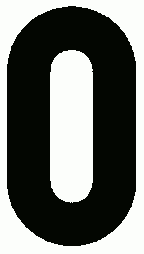
#> input picture .work/manually-cleaned-chars/raw_D_0_xref258.png, 144 x 254 px; its folder holds only this picture in this run
$ python normalize.py
#> lines starting #> are read from the running program, lines starting #| are printed output that depends on the picture; after the words box and inside, x2 and y2 are one past the last pixel; in counts of white or black regions, pixels touching at a corner belong together
#> in process_image, im is the input picture: PIL image 144x254 P; mean R, G, B 107.6, 110.2, 106
#> in process_image, `arr = np.array(im)`: arr: shape (254, 144); values 0 (black) and 1 (white), 42% white; 2 white regions, box (x1, y1, x2, y2) and area: (0, 0, 144, 254) 9219, (50, 50, 93, 203) 6143
#!/usr/bin/env python3
"""Normalize manually-cleaned character images to uniform height, padding, and stroke width."""

import os
import numpy as np
from PIL import Image, ImageFilter
from collections import deque

SRC_DIR = "manually-cleaned-chars"
DST_DIR = "normalized-chars"
TARGET_HEIGHT = 240   # pixels for the character body
PADDING = 10          # uniform padding in pixels on all sides
MIN_COMPONENT_PIXELS = 20

# Characters from page 59 (higher resolution, correct stroke width) - no erosion needed
GOOD_CHARS = {'D_3', 'D_5', 'D_8'}

# Fixed erosion for all other characters (from pages 57-58, lower resolution)
# Stroke is ~43px at ~240px body height (ratio 0.179).
# Target ~32px (ratio 0.133, matching the good chars).
# Erosion = (43-32)/2 ≈ 6px per side.
ERODE_PX = 6


def remove_stray_pixels(arr):
    """Remove small connected components from binary image (0=char, 1=bg)."""
    char_mask = (arr == 0)
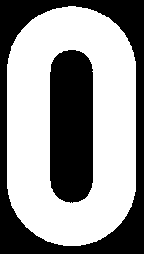
#> char_mask: shape (254, 144) bool; 58% white; 2 black regions, box (x1, y1, x2, y2) and area: (0, 0, 144, 254) 9219, (50, 50, 93, 203) 6143
    h, w = arr.shape
#> h = 254; w = 144
    labeled = np.zeros((h, w), dtype=np.int32)
    component_id = 0
    components = {}

    for y in range(h):
        for x in range(w):
            if char_mask[y, x] and labeled[y, x] == 0:
                component_id += 1
                queue = deque([(y, x)])
                pixels = []
                labeled[y, x] = component_id
                while queue:
                    cy, cx = queue.popleft()
                    pixels.append((cy, cx))
                    for dy, dx in [(-1, 0), (1, 0), (0, -1), (0, 1)]:
                        ny, nx = cy + dy, cx + dx
                        if 0 <= ny < h and 0 <= nx < w and char_mask[ny, nx] and labeled[ny, nx] == 0:
                            labeled[ny, nx] = component_id
                            queue.append((ny, nx))
                components[component_id] = pixels
#> after the loop, component_id = 1

    if not components:
        return arr

    largest_id = max(components, key=lambda k: len(components[k]))
#> largest_id = 1
    largest_size = len(components[largest_id])
#> largest_size = 21214

    result = np.ones_like(arr)
    for cid, pixels in components.items():
        if len(pixels) >= MIN_COMPONENT_PIXELS or len(pixels) >= largest_size * 0.01:
            for y, x in pixels:
                result[y, x] = 0
    return result


def erode_char(arr, px):
    """Erode the character by px pixels. arr: 0=char, 1=bg."""
#> called with px = 6
    # Convert to char=255, bg=0 for PIL MinFilter (erodes white)
    char_img = Image.fromarray(((arr == 0) * 255).astype(np.uint8), mode='L')
    for _ in range(px):
        char_img = char_img.filter(ImageFilter.MinFilter(3))
#> this loop made 6 passes
#> pass 1, in erode_char, `char_img = char_img.filter(ImageFilter.MinFilter(3))`:
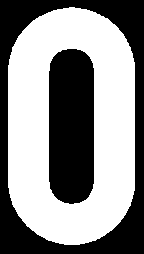
#> char_img: PIL image 144x254 L; 54.9% white; 2 black regions, box (x1, y1, x2, y2) and area: (0, 0, 144, 254) 9953, (49, 49, 94, 204) 6541
#> after the loop:
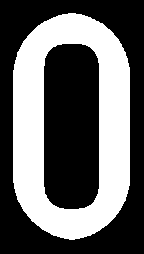
#> char_img: PIL image 144x254 L; 39.5% white; 1 white region, box (x1, y1, x2, y2) and area: (13, 13, 130, 240) 14436
    eroded = np.array(char_img)
    # Convert back: 0=char, 1=bg
    return np.where(eroded >= 128, 0, 1).astype(np.uint8)


def process_image(src_path, dst_path, char_key):
    """Load, clean, optionally erode, crop, scale, pad, save as RGBA."""
    im = Image.open(src_path)
    arr = np.array(im)

    # Remove stray pixels
    arr = remove_stray_pixels(arr)

    # Erode if not a "good" character
    erode_applied = 0
    if char_key not in GOOD_CHARS:
        arr = erode_char(arr, ERODE_PX)
        erode_applied = ERODE_PX

    # Find bounding box
    ys, xs = np.where(arr == 0)
#> ys = 14436 values from 13 to 239; xs = 14436 values, max 129 at index 3607, min 13 at index 3730, mean 71.13
    if len(ys) == 0:
        print(f"  WARNING: {os.path.basename(src_path)} empty after processing!")
        return None

    y_min, y_max = ys.min(), ys.max()
#> y_min = 13; y_max = 239
    x_min, x_max = xs.min(), xs.max()
#> x_min = 13; x_max = 129
    char_h = y_max - y_min + 1
#> char_h = 227
    char_w = x_max - x_min + 1
#> char_w = 117

    # Crop to bounding box
    cropped = arr[y_min:y_max + 1, x_min:x_max + 1]
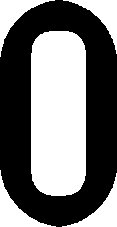
#> cropped: shape (227, 117); values 0 (black) and 1 (white), 45.6% white; 5 white regions, box (x1, y1, x2, y2) and area: (31, 31, 86, 196) 8641, (0, 170, 56, 227) 902, (0, 0, 55, 57) 868, (62, 173, 117, 227) 868, (63, 0, 117, 54) 844

    # Scale to target height
    scale = TARGET_HEIGHT / char_h
#> scale = 1.06
    new_w = max(1, round(char_w * scale))
#> new_w = 124
    new_h = TARGET_HEIGHT

    crop_img = Image.fromarray((cropped * 255).astype(np.uint8), mode='L')
    resized = crop_img.resize((new_w, new_h), Image.LANCZOS)
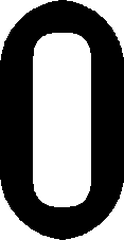
#> resized: PIL image 124x240 L; min 0, max 255, mean 116.3
    resized_arr = np.array(resized)

    # Add padding
    padded_h = new_h + 2 * PADDING
    padded_w = new_w + 2 * PADDING
#> padded_w = 144
    result = np.ones((padded_h, padded_w), dtype=np.uint8) * 255
    result[PADDING:PADDING + new_h, PADDING:PADDING + new_w] = resized_arr
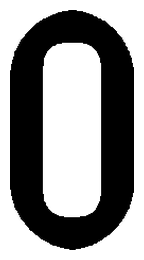
#> result: shape (260, 144); min 0, max 255, mean 144.8

    # Save as RGBA with transparent background
    alpha = 255 - result
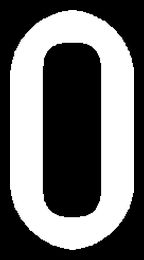
#> alpha: shape (260, 144); min 0, max 255, mean 110.2
    rgba = np.zeros((*result.shape, 4), dtype=np.uint8)
    rgba[:, :, 3] = alpha
    Image.fromarray(rgba, 'RGBA').save(dst_path)

    return (new_w, new_h, padded_w, padded_h, erode_applied)


def main():
    os.makedirs(DST_DIR, exist_ok=True)

    files = sorted([f for f in os.listdir(SRC_DIR) if f.endswith('.png')])
    print(f"Processing {len(files)} images -> {DST_DIR}/")
    print(f"Target height: {TARGET_HEIGHT}px, padding: {PADDING}px, erosion: {ERODE_PX}px (except {GOOD_CHARS})")
    print()

    for f in files:
        src = os.path.join(SRC_DIR, f)
        parts = f.replace('.png', '').split('_')
        char_key = f"{parts[1]}_{parts[2]}"
        out_name = f"{char_key}.png"
        dst = os.path.join(DST_DIR, out_name)

        result = process_image(src, dst, char_key)
#> result = (124, 240, 144, 260, 6)
        if result:
            cw, ch, pw, ph, erode = result
#> cw = 124; ch = 240; pw = 144; ph = 260; erode = 6
            tag = "" if erode == 0 else f" (eroded {erode}px)"
#> tag = ' (eroded 6px)'
            print(f"  {out_name}: char={cw}x{ch} output={pw}x{ph}{tag}")
#|   D_0.png: char=124x240 output=144x260 (eroded 6px)

    print(f"\nDone.")


if __name__ == '__main__':
    main()

$ run again, on .work/manually-cleaned-chars/raw_D_4_xref254.png
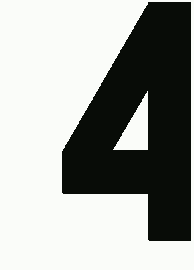
#> input picture .work/manually-cleaned-chars/raw_D_4_xref254.png, 194 x 270 px
#> in process_image, im is the input picture: PIL image 194x270 P; mean R, G, B 161.1, 163.8, 160.1
#> arr: shape (270, 194); values 0 (black) and 1 (white), 63.3% white; 1 black region, box (x1, y1, x2, y2) and area: (62, 2, 191, 241) 19239
#> after the loop in erode_char, `for _ in range(px):`:
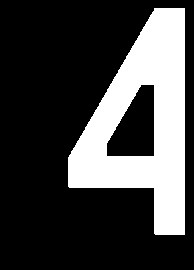
#> char_img: PIL image 194x270 L; 26.1% white; 1 white region, box (x1, y1, x2, y2) and area: (68, 8, 185, 235) 13695
#> ys = 13695 values from 8 to 234; xs = 13695 values, max 184 at index 30, min 68 at index 8613, mean 143
#> y_min = 8; y_max = 234
#> x_min = 68; x_max = 184
#> char_h = 227
#> char_w = 117
#> cropped: shape (227, 117); values 0 (black) and 1 (white), 48.4% white; 3 white regions, box (x1, y1, x2, y2) and area: (0, 0, 86, 149) 6500, (0, 179, 87, 227) 4044, (39, 77, 86, 148) 2320
#> scale = 1.06
#> new_w = 124
#> padded_w = 144
#> in process_image, `alpha = 255 - result`:
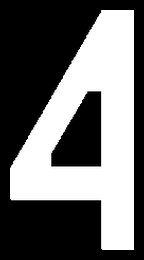
#> alpha: shape (260, 144); min 0, max 255, mean 104.5
#> in main, `result = process_image(src, dst, char_key)`: result = (124, 240, 144, 260, 6)
#> cw = 124; ch = 240; pw = 144; ph = 260; erode = 6
#> tag = ' (eroded 6px)'
#|   D_4.png: char=124x240 output=144x260 (eroded 6px)

$ run again, on .work/manually-cleaned-chars/raw_D_5_xref266.png
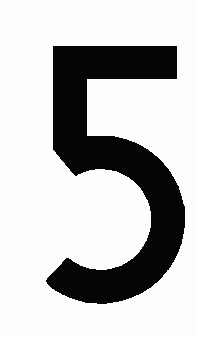
#> input picture .work/manually-cleaned-chars/raw_D_5_xref266.png, 197 x 338 px
#> in process_image, im is the input picture: PIL image 197x338 P; mean R, G, B 190.2, 193.2, 189.2
#> arr: shape (338, 197); values 0 (black) and 1 (white), 75.5% white; 1 black region, box (x1, y1, x2, y2) and area: (46, 46, 185, 304) 16334
#> in remove_stray_pixels, `char_mask = (arr == 0)`:
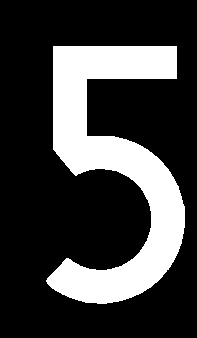
#> char_mask: shape (338, 197) bool; 24.5% white; 1 white region, box (x1, y1, x2, y2) and area: (46, 46, 185, 304) 16334
#> ys = 16334 values from 46 to 303; xs = 16334 values, max 184 at index 10673, min 46 at index 14441, mean 114.9
#> y_min = 46; y_max = 303
#> x_min = 46; x_max = 184
#> char_h = 258
#> char_w = 139
#> cropped: shape (258, 139); values 0 (black) and 1 (white), 54.5% white; 1 black region, box (x1, y1, x2, y2) and area: (0, 0, 139, 258) 16334
#> scale = 0.93
#> new_w = 129
#> padded_w = 149
#> in process_image, `alpha = 255 - result`:
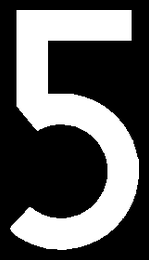
#> alpha: shape (260, 149); min 0, max 255, mean 92.8
#> in main, `result = process_image(src, dst, char_key)`: result = (129, 240, 149, 260, 0)
#> cw = 129; ch = 240; pw = 149; ph = 260; erode = 0
#> tag = ''
#|   D_5.png: char=129x240 output=149x260

$ run again, on .work/manually-cleaned-chars/raw_D_6_xref255.png
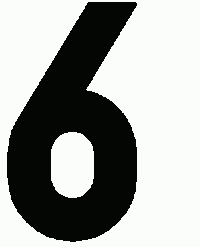
#> input picture .work/manually-cleaned-chars/raw_D_6_xref255.png, 200 x 247 px
#> in process_image, im is the input picture: PIL image 200x247 P; mean R, G, B 158.7, 161.1, 157.7
#> arr: shape (247, 200); values 0 (black) and 1 (white), 62.8% white; 1 black region, box (x1, y1, x2, y2) and area: (7, 2, 137, 242) 18382
#> ys = 12053 values from 8 to 234; xs = 12053 values, max 130 at index 6819, min 13 at index 7068, mean 73.95
#> y_min = 8; y_max = 234
#> x_min = 13; x_max = 130
#> char_h = 227
#> char_w = 118
#> cropped: shape (227, 118); values 0 (black) and 1 (white), 55% white; 1 black region, box (x1, y1, x2, y2) and area: (0, 0, 118, 227) 12053
#> scale = 1.06
#> new_w = 125
#> padded_w = 145
#> in process_image, `alpha = 255 - result`:
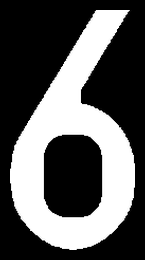
#> alpha: shape (260, 145); min 0, max 255, mean 91.3
#> in main, `result = process_image(src, dst, char_key)`: result = (125, 240, 145, 260, 6)
#> cw = 125; ch = 240; pw = 145; ph = 260; erode = 6
#> tag = ' (eroded 6px)'
#|   D_6.png: char=125x240 output=145x260 (eroded 6px)
